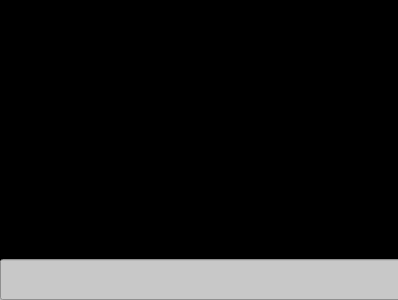
<?xml version="1.0" encoding="UTF-8"?>
<ui version="4.0">
 <class>Argon</class>
 <widget class="QFrame" name="Argon">
  <property name="windowModality">
   <enum>Qt::ApplicationModal</enum>
  </property>
  <property name="geometry">
   <rect>
    <x>0</x>
    <y>0</y>
    <width>398</width>
    <height>300</height>
   </rect>
  </property>
  <property name="mouseTracking">
   <bool>true</bool>
  </property>
  <property name="windowTitle">
   <string>Argon</string>
  </property>
  <property name="windowOpacity">
   <double>0.500000000000000</double>
  </property>
  <property name="frameShape">
   <enum>QFrame::StyledPanel</enum>
  </property>
  <property name="frameShadow">
   <enum>QFrame::Raised</enum>
  </property>
  <widget class="QTextEdit" name="argon">
   <property name="geometry">
    <rect>
     <x>0</x>
     <y>0</y>
     <width>401</width>
     <height>261</height>
    </rect>
   </property>
   <property name="font">
    <font>
     <italic>true</italic>
    </font>
   </property>
   <property name="cursor" stdset="0">
    <cursorShape>IBeamCursor</cursorShape>
   </property>
   <property name="contextMenuPolicy">
    <enum>Qt::ActionsContextMenu</enum>
   </property>
   <property name="whatsThis">
    <string>&lt;html&gt;&lt;head/&gt;&lt;body&gt;&lt;p&gt;Hello&lt;br/&gt;&lt;/p&gt;&lt;/body&gt;&lt;/html&gt;</string>
   </property>
   <property name="styleSheet">
    <string notr="true">background: rgb(0, 0, 0);
color: green;</string>
   </property>
   <property name="frameShape">
    <enum>QFrame::StyledPanel</enum>
   </property>
   <property name="frameShadow">
    <enum>QFrame::Raised</enum>
   </property>
  </widget>
  <widget class="QLineEdit" name="ask">
   <property name="geometry">
    <rect>
     <x>0</x>
     <y>259</y>
     <width>401</width>
     <height>41</height>
    </rect>
   </property>
   <property name="font">
    <font>
     <weight>75</weight>
     <bold>true</bold>
    </font>
   </property>
   <property name="styleSheet">
    <string notr="true">background: rgb(200, 200, 200);
color: red;
</string>
   </property>
   <property name="readOnly">
    <bool>false</bool>
   </property>
  </widget>
 </widget>
 <resources/>
 <connections/>
</ui>
